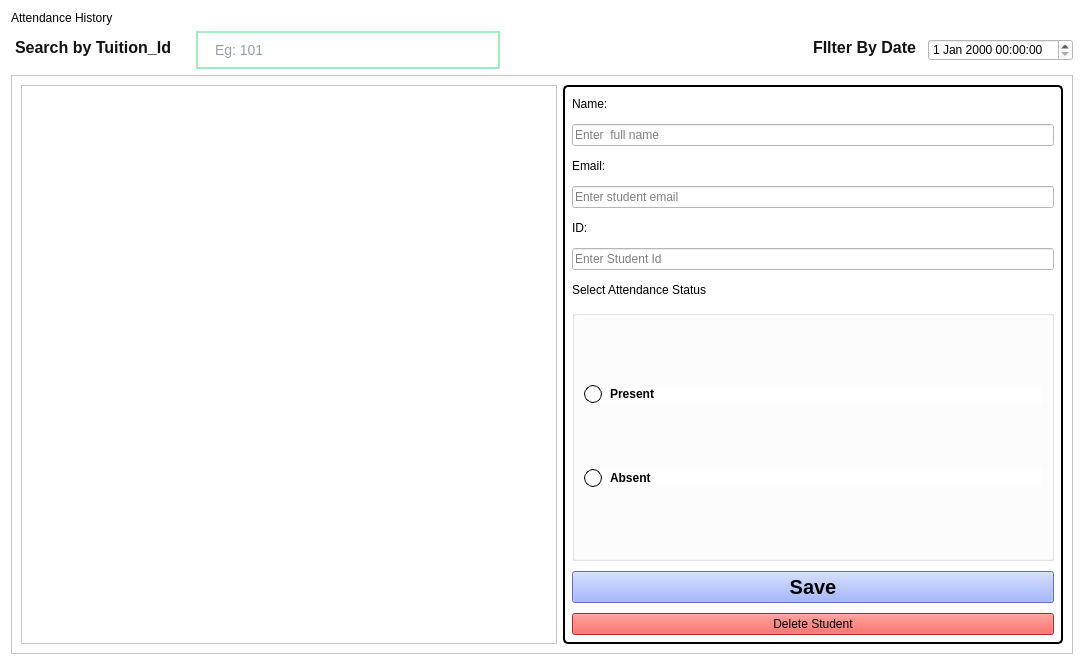
<?xml version="1.0" encoding="UTF-8"?>
<ui version="4.0">
 <class>td_attendance</class>
 <widget class="QWidget" name="td_attendance">
  <property name="geometry">
   <rect>
    <x>0</x>
    <y>0</y>
    <width>1084</width>
    <height>665</height>
   </rect>
  </property>
  <property name="windowTitle">
   <string>Form</string>
  </property>
  <property name="styleSheet">
   <string notr="true">color: rgb(0, 0, 0);
background-color: rgb(255, 255, 255);</string>
  </property>
  <layout class="QVBoxLayout" name="verticalLayout">
   <item>
    <widget class="QLabel" name="label">
     <property name="styleSheet">
      <string notr="true">color: rgb(0, 0, 0);
font: 24pt &quot;Segoe UI&quot;;</string>
     </property>
     <property name="text">
      <string>Attendance History</string>
     </property>
    </widget>
   </item>
   <item>
    <layout class="QHBoxLayout" name="horizontalLayout_3">
     <item>
      <widget class="QLabel" name="label_5">
       <property name="styleSheet">
        <string notr="true">color: #111;
    font-size: 16px;
    font-weight: bold;
    font-family: &quot;Segoe UI&quot;;
    background-color: transparent;
    padding-bottom: 5px;
   </string>
       </property>
       <property name="text">
        <string>Search by Tuition_Id</string>
       </property>
      </widget>
     </item>
     <item>
      <widget class="QLabel" name="label_6">
       <property name="styleSheet">
        <string notr="true">color: rgb(0, 0, 0);</string>
       </property>
       <property name="text">
        <string/>
       </property>
      </widget>
     </item>
     <item>
      <widget class="QLineEdit" name="searchbytuitionid">
       <property name="styleSheet">
        <string notr="true">QLineEdit {
    background-color: #ffffff;
    border: 2px solid #a0eec0;
    border-radius: 20px;
    padding: 8px 15px;
    font-size: 14px;
    color: #2c3e50;
}

QLineEdit:focus {
    border: 2px solid #ff8591;
    background-color: #f9f9f9;
}

QLineEdit::placeholder {
    color: #95a5a6;
    font-style: italic;
}</string>
       </property>
       <property name="placeholderText">
        <string>Eg: 101</string>
       </property>
      </widget>
     </item>
     <item>
      <spacer name="horizontalSpacer_3">
       <property name="orientation">
        <enum>Qt::Orientation::Horizontal</enum>
       </property>
       <property name="sizeHint" stdset="0">
        <size>
         <width>40</width>
         <height>20</height>
        </size>
       </property>
      </spacer>
     </item>
     <item>
      <widget class="QLabel" name="label_7">
       <property name="styleSheet">
        <string notr="true">color: #111;
    font-size: 16px;
    font-weight: bold;
    font-family: &quot;Segoe UI&quot;;
    background-color: transparent;
    padding-bottom: 5px;
   </string>
       </property>
       <property name="text">
        <string>FIlter By Date</string>
       </property>
      </widget>
     </item>
     <item>
      <widget class="QDateTimeEdit" name="dateTimeEdit_3">
       <property name="styleSheet">
        <string notr="true">color: rgb(0, 0, 0);</string>
       </property>
      </widget>
     </item>
    </layout>
   </item>
   <item>
    <widget class="QFrame" name="frame">
     <property name="frameShape">
      <enum>QFrame::Shape::StyledPanel</enum>
     </property>
     <property name="frameShadow">
      <enum>QFrame::Shadow::Raised</enum>
     </property>
     <layout class="QHBoxLayout" name="horizontalLayout">
      <item>
       <widget class="QTableWidget" name="tableWidget"/>
      </item>
      <item>
       <widget class="QWidget" name="verticalWidget" native="true">
        <property name="sizePolicy">
         <sizepolicy hsizetype="Minimum" vsizetype="Preferred">
          <horstretch>0</horstretch>
          <verstretch>0</verstretch>
         </sizepolicy>
        </property>
        <property name="minimumSize">
         <size>
          <width>0</width>
          <height>400</height>
         </size>
        </property>
        <property name="maximumSize">
         <size>
          <width>500</width>
          <height>16777215</height>
         </size>
        </property>
        <property name="styleSheet">
         <string notr="true">
#verticalWidget{
border: 2px solid black;
    border-radius: 5px; 
    background-color: white;}
</string>
        </property>
        <layout class="QVBoxLayout" name="verticalLayout_3">
         <property name="spacing">
          <number>10</number>
         </property>
         <item>
          <widget class="QLabel" name="label_8">
           <property name="maximumSize">
            <size>
             <width>16777215</width>
             <height>20</height>
            </size>
           </property>
           <property name="styleSheet">
            <string notr="true">color: rgb(0, 0, 0);
border:none;
border-radius:50px;</string>
           </property>
           <property name="text">
            <string>Name:</string>
           </property>
          </widget>
         </item>
         <item>
          <widget class="QLineEdit" name="sdform_name">
           <property name="styleSheet">
            <string notr="true">color: rgb(0, 0, 0);</string>
           </property>
           <property name="placeholderText">
            <string>Enter  full name</string>
           </property>
          </widget>
         </item>
         <item>
          <widget class="QLabel" name="label_9">
           <property name="maximumSize">
            <size>
             <width>16777215</width>
             <height>20</height>
            </size>
           </property>
           <property name="styleSheet">
            <string notr="true">color: rgb(0, 0, 0);</string>
           </property>
           <property name="text">
            <string>Email:</string>
           </property>
          </widget>
         </item>
         <item>
          <widget class="QLineEdit" name="sdform_email">
           <property name="styleSheet">
            <string notr="true">color: rgb(0, 0, 0);</string>
           </property>
           <property name="placeholderText">
            <string>Enter student email</string>
           </property>
          </widget>
         </item>
         <item>
          <widget class="QLabel" name="label_10">
           <property name="maximumSize">
            <size>
             <width>16777215</width>
             <height>20</height>
            </size>
           </property>
           <property name="styleSheet">
            <string notr="true">color: rgb(0, 0, 0);
border:none;
border-radius:50px;</string>
           </property>
           <property name="text">
            <string>ID:</string>
           </property>
          </widget>
         </item>
         <item>
          <widget class="QLineEdit" name="student_id">
           <property name="styleSheet">
            <string notr="true">color: rgb(0, 0, 0);</string>
           </property>
           <property name="placeholderText">
            <string>Enter Student Id</string>
           </property>
          </widget>
         </item>
         <item>
          <widget class="QLabel" name="label_12">
           <property name="maximumSize">
            <size>
             <width>16777215</width>
             <height>20</height>
            </size>
           </property>
           <property name="styleSheet">
            <string notr="true">color: rgb(0, 0, 0);</string>
           </property>
           <property name="text">
            <string>Select Attendance Status</string>
           </property>
          </widget>
         </item>
         <item>
          <widget class="QGroupBox" name="groupBox">
           <property name="styleSheet">
            <string notr="true">.groupBox{
border : 0.2px solid black;}
QRadioButton::indicator {
    width: 16px;
    height: 16px;
    border-radius: 9px;
    border: 1px solid black;
    background-color: transparent;
}

QRadioButton::indicator:hover {
    border: 2px solid black;
}

QRadioButton::indicator:checked {
    background-color: black;
    border: 1px solid black;
}

QRadioButton {
    color: black;
    font-weight: bold;
    spacing: 8px;
}</string>
           </property>
           <property name="title">
            <string/>
           </property>
           <layout class="QVBoxLayout" name="verticalLayout_2">
            <item>
             <widget class="QRadioButton" name="present">
              <property name="styleSheet">
               <string notr="true">color: rgb(0, 0, 0);
background-color: rgb(255, 255, 255);
font: 700 italic 11pt &quot;Segoe UI&quot;;</string>
              </property>
              <property name="text">
               <string>Present</string>
              </property>
             </widget>
            </item>
            <item>
             <widget class="QRadioButton" name="absent">
              <property name="styleSheet">
               <string notr="true">color: rgb(0, 0, 0);
background-color: rgb(255, 255, 255);
font: 700 italic 11pt &quot;Segoe UI&quot;;</string>
              </property>
              <property name="text">
               <string>Absent</string>
              </property>
             </widget>
            </item>
           </layout>
          </widget>
         </item>
         <item>
          <widget class="QPushButton" name="buttonSave">
           <property name="font">
            <font>
             <pointsize>15</pointsize>
             <bold>true</bold>
            </font>
           </property>
           <property name="styleSheet">
            <string notr="true">
background-color: rgb(134, 160, 255);
color: rgb(0, 0, 0);</string>
           </property>
           <property name="text">
            <string>Save</string>
           </property>
           <property name="autoDefault">
            <bool>true</bool>
           </property>
          </widget>
         </item>
         <item>
          <widget class="QPushButton" name="deletebutton">
           <property name="styleSheet">
            <string notr="true">background-color: rgb(255, 53, 46);
color: rgb(0, 0, 0);
font: 600 14pt &quot;Segoe UI&quot;;</string>
           </property>
           <property name="text">
            <string>Delete Student</string>
           </property>
          </widget>
         </item>
        </layout>
       </widget>
      </item>
     </layout>
    </widget>
   </item>
  </layout>
 </widget>
 <resources/>
 <connections/>
</ui>
